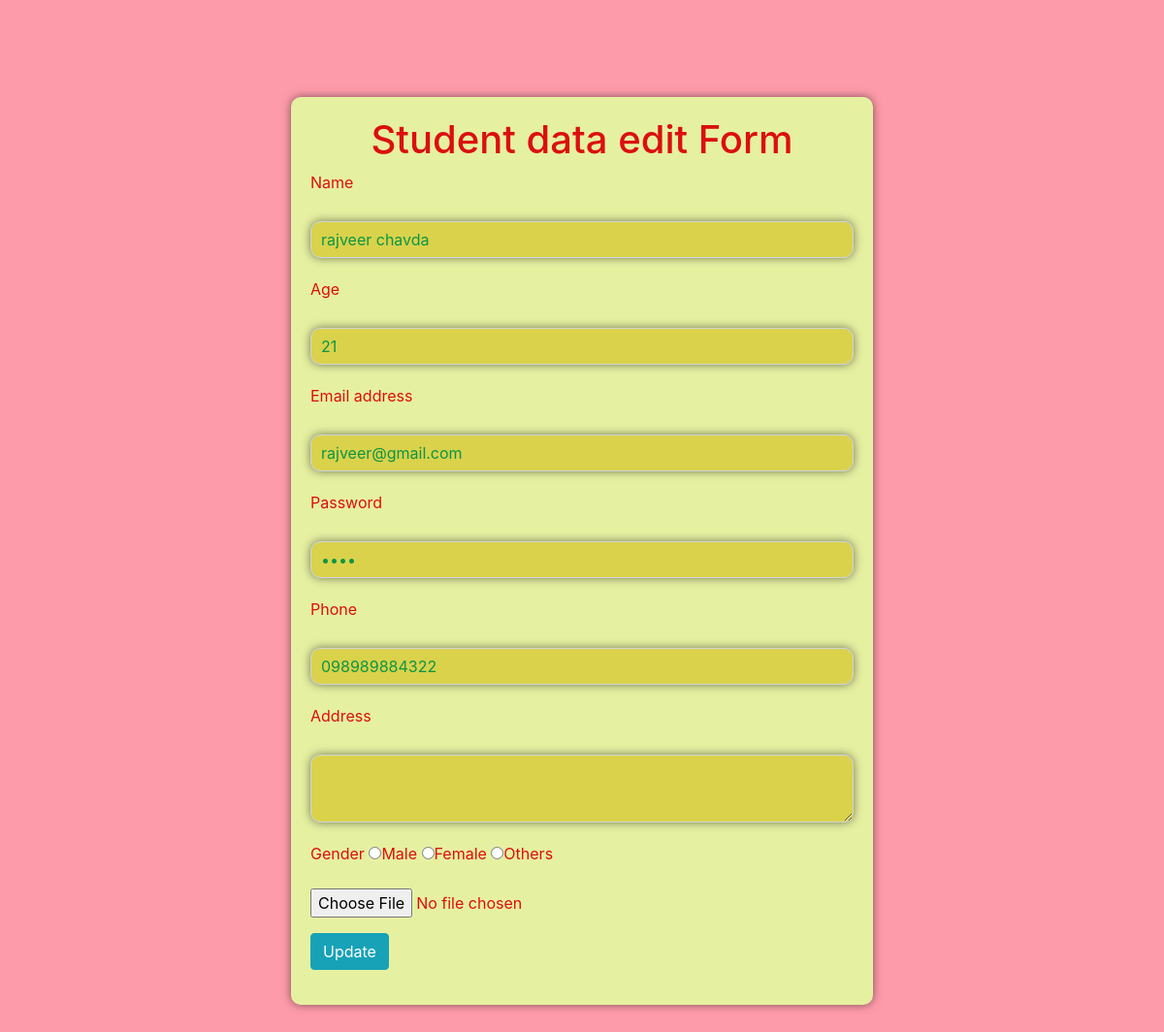
Screenshot of /edit_student/11 with the database file from the repository.
### webpages/models.py (models this page shows)
class Student(models.Model):
    name = models.CharField(max_length=100)
    age = models.IntegerField()
    email = models.EmailField(max_length=100)
    password = models.CharField(max_length=30)
    phone = models.CharField(max_length=20)
    address  = models.CharField(max_length=100)
    gender = models.CharField(max_length=10)
    pics = models.ImageField(upload_to='pics')

### webpages/views.py (the view)
# urls.py: path('edit_student/<int:id>',views.edit_student),
def edit_student(request,id):
    student=Student.objects.get(id=id)
    return render(request,'edit_student.html',{'student':student})

### template/edit_student.html (shortened to what this page needs)
<!DOCTYPE html>
<html lang="en">
<head>
    <link rel="stylesheet" href="https://cdn.jsdelivr.net/npm/bootstrap@4.6.2/dist/css/bootstrap.min.css">
</head>
<body>
    <div class="container col-md-6">
        <div row="1">
            <h1>Student data edit Form</h1>
        </div>
        <div row="2">
            <form action="/update_student/{{student.id}}" method="post" enctype="multipart/form-data">
        <div class="form-group">
            <label for="nameid">Name</label>
            <input type="text" class="form-control" id="nameid" name="uname"  value="{{student.name}}" />
        </div>
        <div class="form-group">
            <label for="ageid">Age</label>
            <input type="number" class="form-control" id="ageid" name="age" value="{{student.age}}" />
          </div>
        <div class="form-group">
          <label for="emailid">Email address</label>
          <input type="email" class="form-control" id="emailid" name="email" value="{{student.email}}" />
        </div>
        <div class="form-group">
          <label for="passwordid">Password</label>
          <input type="password" class="form-control" id="passwordid" name="password" value="{{student.password}}"/>
        </div>
        <div class="form-group">
          <label for="phoneid">Phone</label>
          <input type="number" class="form-control" id="phoneid" name="phone" value="{{student.phone}}" />
        </div>
        <div class="form-group">
          <label for="addressid">Address</label>
          <textarea class="form-control" id="addressid" name="address" value="{{student.address}}" /></textarea>
        </div>
        <div class="form-group">
            <label for="genderid">Gender</label>
            <input type="radio" id="genderid" name="gender" value="Male">Male
            <input type="radio" id="genderid" name="gender" value="Female">Female
            <input type="radio" id="genderid" name="gender" value="Others">Others
        </div>
        <div class="form-group">
            <input type="file" class="form-control-file" id="fileid" name="pics">
          </div>
          <div class="form-group">
            <button type="submit" class="btn btn-info">Update</button>
        </div>
      </form>
      </div>
</body>
</html>

### template/edit_student.html (style rules this page uses)
body { margin: 250; padding: 250; background-color: rgb(254, 155, 170); color: rgb(219, 15, 15); }
h1 { text-align: center; }
.container { margin-top: 100px; margin-bottom: 100px; background-color: rgb(230, 240, 161); padding: 20px; border-radius: 10px; box-shadow: 0 0 10px rgba(0, 0, 0, 0.5); }
.form-control { margin-bottom: 20px; margin-top: 20px; padding: 10px; border-radius: 10px; box-shadow: 0 0 10px rgba(0, 0, 0, 0.5); background-color: rgb(218, 210, 75); color: rgb(12, 149, 67); }

### rows the page displays
Student: uname "rajveer chavda", age "21", email "rajveer@gmail.com", phone "098989884322"
